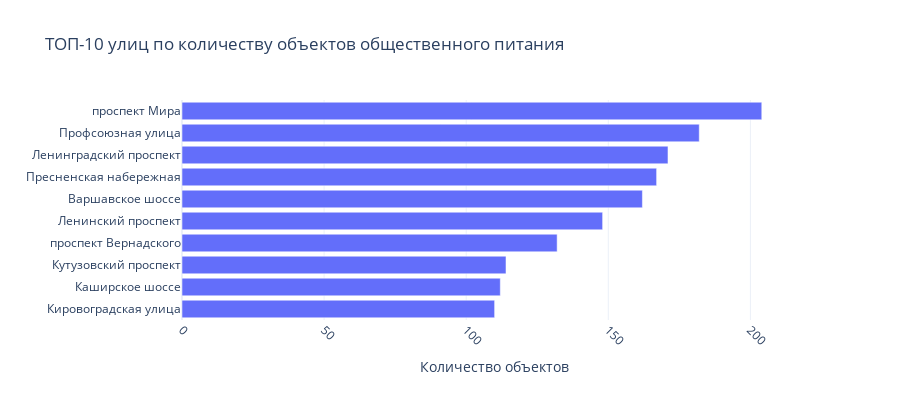

Notebook code for this chart:
### Code cell
fig = px.bar(top10_street_data.sort_values(by='id', ascending=True), y='street', x='id', orientation='h', height=400,
             labels={'id': 'Количество объектов', 'street': ''}, range_x=(0,220),
             title='ТОП-10 улиц по количеству объектов общественного питания',
             template='plotly_white')
fig.update_xaxes(tickangle=45)
fig.show()

### Figure 1 — Plotly figure (JSON) as saved in the notebook; plotly's stock layout.template omitted (floating-point values rounded to 4 significant figures)
{"data": [{"alignmentgroup": "True", "hoverlabel": {"namelength": 0}, "hovertemplate": "Количество объектов=%{x}<br>=%{y}", "legendgroup": "", "marker": {"color": "#636efa"}, "name": "", "offsetgroup": "", "orientation": "h", "showlegend": false, "textposition": "auto", "type": "bar", "x": [110, 112, 114, 132, 148, 162, 167, 171, 182, 204], "xaxis": "x", "y": ["Кировоградская улица", "Каширское шоссе", "Кутузовский проспект", "проспект Вернадского", "Ленинский проспект", "Варшавское шоссе", "Пресненская набережная", "Ленинградский проспект", "Профсоюзная улица", "проспект Мира"], "yaxis": "y"}], "layout": {"barmode": "relative", "height": 400, "legend": {"tracegroupgap": 0}, "title": {"text": "ТОП-10 улиц по количеству объектов общественного питания"}, "xaxis": {"anchor": "y", "domain": [0, 0.98], "range": [0, 220], "tickangle": 45, "title": {"text": "Количество объектов"}}, "yaxis": {"anchor": "x", "domain": [0, 1], "title": {"text": ""}}}}
